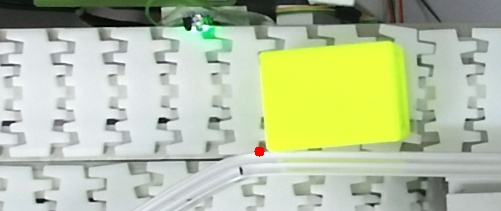
#> input picture Star.jpg, 501 x 211 px, found by its file name
$ jupyter execute --allow-errors test.ipynb
#> lines starting #> are read from the running program, lines starting #| are printed output that depends on the picture; after the words box and inside, x2 and y2 are one past the last pixel; in counts of white or black regions, pixels touching at a corner belong together
### camera.py
from pykinect2 import PyKinectV2
from pykinect2 import PyKinectRuntime
import cv2
import numpy as np
import image_process
import mapper
import time
from PIL import Image
import matplotlib.pyplot as plt
import open3d as o3d


class Camera():
    def __init__(self) -> None:
        self.kinect=PyKinectRuntime.PyKinectRuntime(PyKinectV2.FrameSourceTypes_Depth | PyKinectV2.FrameSourceTypes_Color)
        # [7 lines of commented-out code are left out]
    # [226 lines left out: functions get_last_depth, get_last_rgb, get_point_cloud, filter_point_cloud, get_glue_contour, get_glue_contour_v2, not called in this run]


# [28 lines that do not run on import are left out]


### test.ipynb
[cell 1]
import cv2
import numpy as np

# 读取图像
image = cv2.imread('star.jpg')
#> image is the input picture: shape (211, 501, 3); mean B, G, R 161.5, 193.9, 182.8

# 转换为灰度图像
gray = cv2.cvtColor(image, cv2.COLOR_BGR2GRAY)
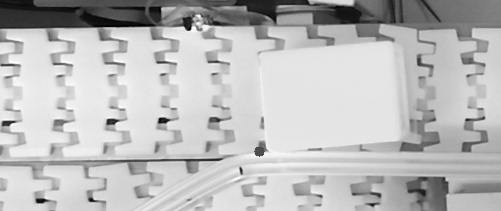
#> gray: shape (211, 501); min 1, max 255, mean 186.9

# 进行边缘检测
edges = cv2.Canny(gray, 50, 150)
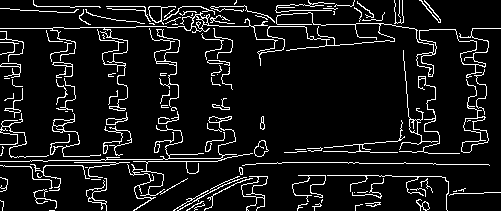
#> edges: shape (211, 501); 8.8% white in thin lines or dots

# 查找轮廓
# contours, _ = cv2.findContours(edges, cv2.RETR_EXTERNAL, cv2.CHAIN_APPROX_SIMPLE)
contours, hierarchy = cv2.findContours(edges, cv2.RETR_TREE, cv2.CHAIN_APPROX_SIMPLE)
#> contours = 152 contours, 109 with area under 20; largest, box (x1, y1, x2, y2) and area: (0, 12, 501, 111) 483, (461, 79, 489, 153) 388, (461, 116, 489, 153) 368, (241, 176, 268, 211) 262, (241, 176, 268, 199) 248

# 创建一个空白画布，用于绘制路径规划结果
canvas = np.zeros_like(image)

# 遍历每个轮廓
# for contour in contours:
#     # 对轮廓进行适当的处理和近似，以减少点的数量
#     epsilon = 0.02 * cv2.arcLength(contour, True)
#     approx = cv2.approxPolyDP(contour, epsilon, True)

#     # 绘制轮廓
#     cv2.drawContours(canvas, [approx], -1, (0, 255, 0), 2)
for i, contour in enumerate(contours):
    # 检查轮廓的层级关系，如果不是最外层轮廓，则认为是内部轮廓
    if hierarchy[0][i][3] != -1:
        cv2.drawContours(canvas, [contour], -1, (0, 255, 0), 2)
#> this loop made 152 passes
#> contour on passes 1, 13, 15: [[49, 210], [54, 210]], [[354, 192]], [[456, 190], [455, 191], [453, 191], [456, 191]]
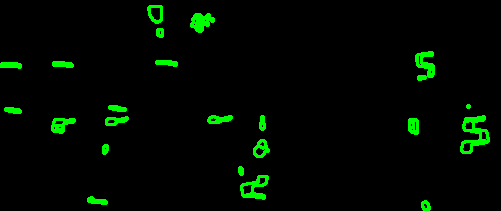
#> canvas: shape (211, 501, 3); mean of channels 0, 1, 2 0, 8.8, 0; drawn as B, G, R

# 显示轮廓提取结果
cv2.imshow('Contours', canvas)
cv2.waitKey(0)
cv2.destroyAllWindows()

[cell 2]
import win32com.client

# 创建SolidWorks应用程序实例
#> (the rest of this cell did not finish here and is left out)

[cell 3]
import cv2
import numpy as np

# 读取图像
image = cv2.imread('heart.png')

# 转换为灰度图像
#> (the rest of this cell did not finish here and is left out)

[cell 4]
import math
import matplotlib.pyplot as plt

def generate_star_path(center_x, center_y, radius):
#> called with center_x = 0, center_y = 0, radius = 5
    num_points = 5  # 五角星有五个顶点

    angle = 2 * math.pi / num_points  # 每个顶点之间的夹角

    path = []  # 用于存储路径坐标的列表

    # 计算五角星的路径坐标
    for i in range(num_points * 2):
        if i % 2 == 0:
            # 计算顶点坐标
            x = center_x + math.cos(i * angle) * radius
            y = center_y + math.sin(i * angle) * radius
        else:
            # 计算顶点内部的坐标（用于连接顶点）
            x = center_x + math.cos(i * angle) * radius * 0.5
            y = center_y + math.sin(i * angle) * radius * 0.5

        path.append((x, y))  # 将坐标添加到路径列表中

    return path

# 测试代码
center_x = 0
center_y = 0
radius = 5

star_path = generate_star_path(center_x, center_y, radius)

# 提取路径坐标
x_coords = [point[0] for point in star_path]
y_coords = [point[1] for point in star_path]

# 绘制五角星图形
plt.plot(x_coords, y_coords, 'r-')
plt.xlabel('X')
plt.ylabel('Y')
plt.title('Star Path')
plt.axis('equal')  # 设置坐标轴比例相等，以保持图形形状正确
plt.grid(True)
plt.show()
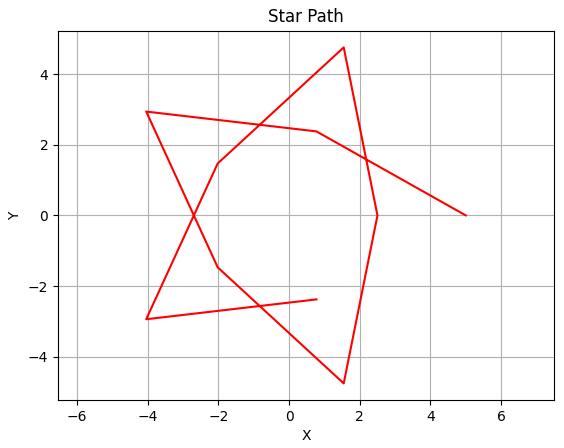
#> figure drawn by matplotlib, 1 panel

[cell 5]
a=np.array([21.09,7.92,22.07,3.83,23.77,7.63,19.98,5.59,24.32,5.11])
print(a*500/30.8)

[cell 6]
import numpy as np
import cv2
import camera

def segment(img):
    # lower=np.array([0, 190, 190, 0])
    # upper=np.array([140, 255, 255, 255])
    width=img.shape[1]
    height=img.shape[0]
    lower=np.dot(np.ones([height,width,1]), np.array([[0, 190, 190]])).astype(np.uint8)
    upper=np.dot(np.ones([height,width,1]), np.array([[140, 255, 255]])).astype(np.uint8) #lower and upper bound for BGR yellow segmentation.
    # print(img.shape)
    # print(lower.shape)
    return cv2.inRange(img,lower,upper) #需要lower、upper和imgsize相同


# 原始坐标点
points = np.array([19.09, 7.92, 20.07, 3.83, 21.77, 7.63, 17.98, 5.59, 22.32, 5.11])
points = points*500/30.8
points = points.reshape((-1, 2))  # 将一维数组转换为二维坐标点
# print(points)
# points[0,:]=points[0,:]-10
# 插值点数
desired_points = 40

# 插值点生成
interpolated_points = []
for i in range(len(points)):
    start_point = points[i]
    end_point = points[(i + 1) % len(points)]  # 最后一个点和第一个点相连
    diff = end_point - start_point
    step = diff / (desired_points + 1)  # 插值步长
    for j in range(desired_points):
        interpolated_point = start_point + step * (j + 1)
        interpolated_points.append(interpolated_point)

# 将原始坐标点和插值点合并
all_points = np.vstack((points, interpolated_points))

# 读取图片
#> (the rest of this cell did not finish here and is left out)
